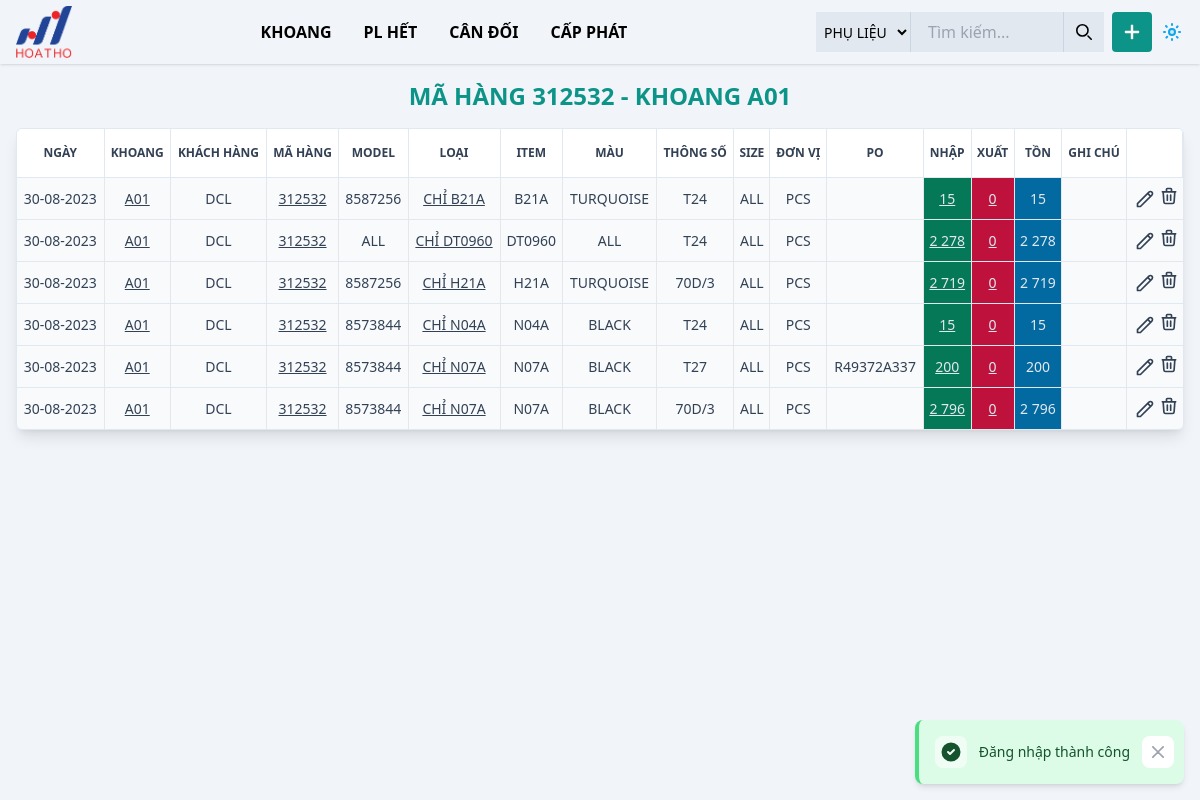
Page /items.php?ma-hang=312532&khoang=A01 (signed in) on the committed database.
### tables this page shows
CREATE TABLE `items` (
  `item_id` bigint(20) UNSIGNED NOT NULL,
  `item_customer` varchar(20) NOT NULL,
  `item_style` varchar(20) NOT NULL,
  `item_type` varchar(100) NOT NULL,
  `item_container` varchar(20) NOT NULL,
  `item_model` varchar(20) DEFAULT NULL,
  `item_item` varchar(20) DEFAULT NULL,
  `item_color` varchar(20) DEFAULT NULL,
  `item_params` varchar(10) DEFAULT NULL,
  `item_size` varchar(100) DEFAULT NULL,
  `item_po` varchar(20) DEFAULT NULL,
  `item_unit` varchar(10) NOT NULL,
  `item_qty` decimal(10,2) NOT NULL,
  `item_note` varchar(255) DEFAULT NULL,
  `item_date` date NOT NULL,
  `item_sold_out` tinyint(1) NOT NULL DEFAULT 0,
  `order_id` bigint(20) UNSIGNED DEFAULT NULL,
  `item_plan` decimal(10,2) UNSIGNED DEFAULT NULL,
  `item_norm` float(3,2) DEFAULT NULL,
  `user_id` tinyint(2) UNSIGNED NOT NULL,
  `number_group` tinyint(2) UNSIGNED NOT NULL DEFAULT 0,
  `created_at` datetime NOT NULL DEFAULT current_timestamp()
);

### DB.php (called while the page is built, shortened)
<?php
class  DB
{
    private $table;
    private $select;
    private $where;
    private $conn;
    private $query;
    private $orderBy;
    public function __construct()
    {
        try {
            $servername = "localhost";
            $username = "root";
            $password = "";
            $dbname = "phu-lieu";
            $this->conn = new PDO("mysql:host=$servername;port=3306;dbname=$dbname;charset=utf8mb4", $username, $password, [
                PDO::ATTR_ERRMODE => PDO::ERRMODE_EXCEPTION,
                PDO::ATTR_DEFAULT_FETCH_MODE => PDO::FETCH_OBJ,
            ]);
        } catch (PDOException $e) {
            echo "Connection failed: " . $e->getMessage();
        }
    }
    public static function table($table)
    {
        $instance = new DB();
        $instance->table = $table;
        return $instance;
    }
    public function sum($column)
    {
        $query = "SELECT SUM($column) as total FROM " . $this->table . " WHERE " . implode(' AND ', $this->where);
        return $this->conn->query($query)->fetch()->total;
    }
    public function where($column, $condition, $value)
    {
        $this->where[] = "$column $condition '$value'";
        return $this;
    }
    public function get()
    {
        $query = "SELECT ";
        if (empty($this->select)) {
            $query .= "*";
        } else {
            $query .= implode(',', $this->select);
        }
        $query .= " FROM " . $this->table;
        if (isset($this->where)) {
            $query .= " WHERE " . implode(' AND ', $this->where);
        }
        if (isset($this->orderBy)) {
            $query .= " ORDER BY " . implode(' , ', $this->orderBy);
        }
        $this->query = $query;
        return $this;
    }
    public function whereNull($column)
    {
        $this->where[] = "$column IS NULL";
        return $this;
    }
    public function orderBy($column, $order = "ASC")
    {
        $order = strtoupper($order);
        $this->orderBy[] = "$column $order";
        return $this;
    }
    public function fetchAll()
    {
        $result = $this->conn->query($this->query);
        return $result->fetchAll();
    }
}

### helper.php (called while the page is built, shortened)
<?php
function get($field): string
{
    return htmlspecialchars(trim($_GET[$field]));
}
function formatDate($date): string
{
    return date('d-m-Y', strtotime($date));
}
function formatNumber($number): int|string
{
    if (empty($number)) {
        return 0;
    }
    if (fmod($number, 1) == 0) {
        return number_format($number, 0, '.', ' ');
    } else {
        return number_format($number, 2, '.', ' ');
    }
}

### items.php (the view, shortened to what this page needs)
<?php
include_once "header.php";
$headerTitle = "QUẢN LÝ XUẤT NHẬP TỒN";
if (count($_GET) === 2 && isset($_GET['ma-hang'], $_GET['khoang'])) {
    $headerTitle = "MÃ HÀNG " . $_GET['ma-hang'] . " - KHOANG " . $_GET['khoang'];
    $items = DB::table('items')
        ->where('item_style', '=', get('ma-hang'))
        ->where('item_container', '=', get('khoang'))
        ->whereNull('order_id')
        ->where('item_sold_out', "=", 0)
        ->orderBy('item_type')
        ->fetchAll();
}
if (count($items)) { ?>
    <div class="px-2 py-4 md:p-4" id="items">
        <h2 id="item-title" class="text-center font-bold text-xl md:text-2xl dark:text-muted-200 mb-4 text-teal-600"><?= $headerTitle ?></h2>
        <div id="table" class="w-full">
            <div class="border-muted-200 dark:border-muted-700 border rounded-md overflow-hidden shadow-lg">
                <div class="min-w-full align-middle overflow-x-auto">
                    <table class="divide-muted-200 dark:divide-muted-700 min-w-full table-fixed divide-y text-center">
                        <thead>
                            <tr>
                                <th class="text-muted-700 dark:text-muted-400 font-bold text-xs uppercase border-muted-200 dark:border-muted-700 last:border-e-none dark:bg-muted-800 border-r bg-white px-1 py-4">NGÀY</th>
                                <th class="text-muted-700 dark:text-muted-400 font-bold text-xs uppercase border-muted-200 dark:border-muted-700 last:border-e-none dark:bg-muted-800 border-r bg-white px-1 py-4">KHOANG</th>
                                <th class="text-muted-700 dark:text-muted-400 font-bold text-xs uppercase border-muted-200 dark:border-muted-700 last:border-e-none dark:bg-muted-800 border-r bg-white px-1 py-4">KHÁCH HÀNG</th>
                                <th class="text-muted-700 dark:text-muted-400 font-bold text-xs uppercase border-muted-200 dark:border-muted-700 last:border-e-none dark:bg-muted-800 border-r bg-white px-1 py-4">MÃ HÀNG</th>
                                <th class="text-muted-700 dark:text-muted-400 font-bold text-xs uppercase border-muted-200 dark:border-muted-700 last:border-e-none dark:bg-muted-800 border-r bg-white px-1 py-4">MODEL</th>
                                <th class="text-muted-700 dark:text-muted-400 font-bold text-xs uppercase border-muted-200 dark:border-muted-700 last:border-e-none dark:bg-muted-800 border-r bg-white px-1 py-4">LOẠI</th>
                                <th class="text-muted-700 dark:text-muted-400 font-bold text-xs uppercase border-muted-200 dark:border-muted-700 last:border-e-none dark:bg-muted-800 border-r bg-white px-1 py-4">ITEM</th>
                                <th class="text-muted-700 dark:text-muted-400 font-bold text-xs uppercase border-muted-200 dark:border-muted-700 last:border-e-none dark:bg-muted-800 border-r bg-white px-1 py-4">MÀU</th>
                                <th class="text-muted-700 dark:text-muted-400 font-bold text-xs uppercase border-muted-200 dark:border-muted-700 last:border-e-none dark:bg-muted-800 border-r bg-white px-1 py-4">THÔNG SỐ</th>
                                <th class="text-muted-700 dark:text-muted-400 font-bold text-xs uppercase border-muted-200 dark:border-muted-700 last:border-e-none dark:bg-muted-800 border-r bg-white px-1 py-4">SIZE</th>
                                <th class="text-muted-700 dark:text-muted-400 font-bold text-xs uppercase border-muted-200 dark:border-muted-700 last:border-e-none dark:bg-muted-800 border-r bg-white px-1 py-4">ĐƠN VỊ</th>
                                <th class="text-muted-700 dark:text-muted-400 font-bold text-xs uppercase border-muted-200 dark:border-muted-700 last:border-e-none dark:bg-muted-800 border-r bg-white px-1 py-4">PO</th>
                                <th class="text-muted-700 dark:text-muted-400 font-bold text-xs uppercase border-muted-200 dark:border-muted-700 last:border-e-none dark:bg-muted-800 border-r bg-white px-1 py-4">NHẬP</th>
                                <th class="text-muted-700 dark:text-muted-400 font-bold text-xs uppercase border-muted-200 dark:border-muted-700 last:border-e-none dark:bg-muted-800 border-r bg-white px-1 py-4">XUẤT</th>
                                <th class="text-muted-700 dark:text-muted-400 font-bold text-xs uppercase border-muted-200 dark:border-muted-700 last:border-e-none dark:bg-muted-800 border-r bg-white px-1 py-4">TỒN</th>
                                <th class="text-muted-700 dark:text-muted-400 font-bold text-xs uppercase border-muted-200 dark:border-muted-700 last:border-e-none dark:bg-muted-800 border-r bg-white px-1 py-4">GHI CHÚ</th>
                                <th class="text-muted-700 dark:text-muted-400 font-bold text-xs uppercase border-muted-200 dark:border-muted-700 last:border-e-none dark:bg-muted-800 border-r bg-white px-1 py-4"></th>
                            </tr>
                        </thead>
                        <tbody class="divide-muted-200 dark:divide-muted-700 dark:bg-muted-800 divide-y bg-muted-50">
                            <?php foreach ($items as $item) {
                                $totalOrder = DB::table('items')
                                    ->where('order_id', '=', $item->item_id)
                                    ->sum('item_qty');
                                $inventory = $item->item_qty - $totalOrder;
                            ?>
                                <tr item-id="<?= $item->item_id ?>" class="hover:bg-muted-100 dark:hover:bg-muted-900 transition-colors duration-200">
                                    <td class="text-sm border-r dark:border-muted-700 text-muted-700 dark:text-muted-200 py-2 px-1 whitespace-nowrap"><?= formatDate($item->item_date) ?></td>
                                    <td class="text-sm border-r dark:border-muted-700 text-muted-700 dark:text-muted-200 py-2 px-1 whitespace-nowrap"><a href="items.php?khoang=<?= $item->item_container ?>"><?= $item->item_container ?></a></td>
                                    <td class="text-sm border-r dark:border-muted-700 text-muted-700 dark:text-muted-200 py-2 px-1 whitespace-nowrap"><?= $item->item_customer ?></td>
                                    <td class="text-sm border-r dark:border-muted-700 text-muted-700 dark:text-muted-200 py-2 px-1 whitespace-nowrap"><a href="items.php?ma-hang=<?= $item->item_style ?>"><?= $item->item_style ?></a></td>
                                    <td class="text-sm border-r dark:border-muted-700 text-muted-700 dark:text-muted-200 py-2 px-1 whitespace-nowrap"><?= $item->item_model ?></td>
                                    <td class="text-sm border-r dark:border-muted-700 text-muted-700 dark:text-muted-200 py-2 px-1 whitespace-nowrap"><a title="<?= $item->item_id ?>" href="items.php?ma-hang=<?= $item->item_style ?>&type=<?= $item->item_type ?>&color=<?= $item->item_color ?>&size=<?= $item->item_size ?>&params=<?= $item->item_params ?>"><?= $item->item_type ?></a></td>
                                    <td class="text-sm border-r dark:border-muted-700 text-muted-700 dark:text-muted-200 py-2 px-1 whitespace-nowrap"><?= $item->item_item ?></td>
                                    <td class="text-sm border-r dark:border-muted-700 text-muted-700 dark:text-muted-200 py-2 px-1 whitespace-nowrap"><?= $item->item_color ?></td>
                                    <td class="text-sm border-r dark:border-muted-700 text-muted-700 dark:text-muted-200 py-2 px-1 whitespace-nowrap"><?= $item->item_params ?></td>
                                    <td class="text-sm border-r dark:border-muted-700 text-muted-700 dark:text-muted-200 py-2 px-1 whitespace-nowrap"><?= $item->item_size ?></td>
                                    <td class="text-sm border-r dark:border-muted-700 text-muted-700 dark:text-muted-200 py-2 px-1 whitespace-nowrap"><?= $item->item_unit ?></td>
                                    <td class="text-sm border-r dark:border-muted-700 text-muted-700 dark:text-muted-200 py-2 px-1 whitespace-nowrap"><?= $item->item_po ?></td>
                                    <td class="text-sm border-r dark:border-muted-700 text-muted-200 bg-emerald-700 py-2 px-1 whitespace-nowrap"><a href="nhap-kho.php?id=<?= $item->item_id ?>"><?= formatNumber($item->item_qty) ?></a>
                                    </td>
                                    <td class="text-sm border-r dark:border-muted-700 text-muted-200 bg-rose-700 py-2 px-1 whitespace-nowrap">
                                        <?php
                                        if ($inventory != 0) { ?>
                                            <a href="xuat-kho.php?id=<?= $item->item_id ?>"><?= formatNumber($totalOrder) ?></a>
                                        <?php } else { ?>
                                            <?= formatNumber($totalOrder) ?>
                                        <?php } ?>
                                    </td>
                                    <td class="text-sm border-r dark:border-muted-700 text-muted-200 bg-sky-700 py-2 px-1 whitespace-nowrap">
                                        <?php
                                        if ($inventory == 0) { ?>
                                            <form class="inline-block ml-1" action="<?= $_SERVER['PHP_SELF'] ?>" method="post">
                                                <input type="hidden" value="<?= $item->item_id ?>" name="sold-out">
                                                <button class="bg-yellow-300 text-red-700 font-bold p-1 rounded uppercase" type="submit">
                                                    Hết
                                                </button>
                                            </form>
                                        <?php } else {
                                            echo formatNumber($inventory);
                                        } ?>
                                    </td>
                                    <td class="text-sm border-r dark:border-muted-700 text-muted-700 dark:text-muted-200 py-2 px-1"><?= $item->item_note ?></td>
                                    <td class="text-sm text-muted-700 dark:text-muted-200 py-2 px-1">
                                        <div class="flex gap-1 justify-end items-center">
                                            <a href="sua.php?id=<?= $item->item_id ?>" title="Sửa phụ liệu" class="btn-show-order w-5 transform hover:text-green-500 transition hover:scale-125" data-id="<?= $item->item_id ?>">
                                                <svg xmlns="http://www.w3.org/2000/svg" fill="none" viewBox="0 0 24 24" stroke="currentColor">
                                                    <path stroke-linecap="round" stroke-linejoin="round" stroke-width="2" d="M15.232 5.232l3.536 3.536m-2.036-5.036a2.5 2.5 0 113.536 3.536L6.5 21.036H3v-3.572L16.732 3.732z" />
                                                </svg>
                                            </a>
                                            <form id="form-delete" action="<?= $_SERVER['PHP_SELF'] ?>" method="post" class="inline-block">
                                                <button type="button" title="Xóa phụ liệu" data-id="<?= $item->item_id ?>" class="btn-show-modal w-5 transform hover:text-red-500 transition hover:scale-110">
                                                    <svg fill="none" viewBox="0 0 24 24" stroke="currentColor">
                                                        <path stroke-linecap="round" stroke-linejoin="round" stroke-width="2" d="M19 7l-.867 12.142A2 2 0 0116.138 21H7.862a2 2 0 01-1.995-1.858L5 7m5 4v6m4-6v6m1-10V4a1 1 0 00-1-1h-4a1 1 0 00-1 1v3M4 7h16"></path>
                                                    </svg>
                                                </button>
                                            </form>
                                        </div>
                                    </td>
                                </tr>
                            <?php } ?>
                        </tbody>
                    </table>
                </div>
            </div>
        </div>
    </div>
<?php }
?>
<?php
require_once "footer.php";
?>

### rows in the picture
items: item_date "30-08-2023", item_container "A01", item_customer "DCL", item_style "312532", item_model "8587256", item_type "CHỈ B21A", item_item "B21A", item_color "TURQUOISE", item_params "T24", item_size "ALL", item_unit "PCS", item_qty "15", totalOrder "0"
items: item_date "30-08-2023", item_container "A01", item_customer "DCL", item_style "312532", item_model "ALL", item_type "CHỈ DT0960", item_item "DT0960", item_color "ALL", item_params "T24", item_size "ALL", item_unit "PCS", item_qty "2 278", totalOrder "0"
items: item_date "30-08-2023", item_container "A01", item_customer "DCL", item_style "312532", item_model "8587256", item_type "CHỈ H21A", item_item "H21A", item_color "TURQUOISE", item_params "70D/3", item_size "ALL", item_unit "PCS", item_qty "2 719", totalOrder "0"
items: item_date "30-08-2023", item_container "A01", item_customer "DCL", item_style "312532", item_model "8573844", item_type "CHỈ N04A", item_item "N04A", item_color "BLACK", item_params "T24", item_size "ALL", item_unit "PCS", item_qty "15", totalOrder "0"
items: item_date "30-08-2023", item_container "A01", item_customer "DCL", item_style "312532", item_model "8573844", item_type "CHỈ N07A", item_item "N07A", item_color "BLACK", item_params "T27", item_size "ALL", item_unit "PCS", item_po "R49372A337", item_qty "200", totalOrder "0"
items: item_date "30-08-2023", item_container "A01", item_customer "DCL", item_style "312532", item_model "8573844", item_type "CHỈ N07A", item_item "N07A", item_color "BLACK", item_params "70D/3", item_size "ALL", item_unit "PCS", item_qty "2 796", totalOrder "0"

### other values in the picture
$toastMessage "Đăng nhập thành công"
$headerTitle "MÃ HÀNG 312532 - KHOANG A01"
